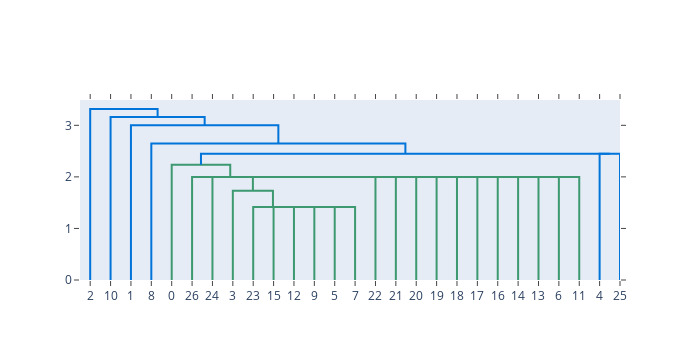

Here is the notebook cell this chart was saved with:
### Code cell
ff.create_dendrogram(model.group_membership(l=0)[0]).show()

### Figure 1 — Plotly figure (JSON) as saved in the notebook; plotly's stock layout.template omitted (floating-point values rounded to 4 significant figures)
{"data": [{"hoverinfo": "text", "marker": {"color": "rgb(61,153,112)"}, "mode": "lines", "type": "scatter", "x": [125, 125, 135, 135], "xaxis": "x", "y": [0, 1.414, 1.414, 0], "yaxis": "y"}, {"hoverinfo": "text", "marker": {"color": "rgb(61,153,112)"}, "mode": "lines", "type": "scatter", "x": [115, 115, 130, 130], "xaxis": "x", "y": [0, 1.414, 1.414, 1.414], "yaxis": "y"}, {"hoverinfo": "text", "marker": {"color": "rgb(61,153,112)"}, "mode": "lines", "type": "scatter", "x": [105, 105, 122.5, 122.5], "xaxis": "x", "y": [0, 1.414, 1.414, 1.414], "yaxis": "y"}, {"hoverinfo": "text", "marker": {"color": "rgb(61,153,112)"}, "mode": "lines", "type": "scatter", "x": [95, 95, 113.8, 113.8], "xaxis": "x", "y": [0, 1.414, 1.414, 1.414], "yaxis": "y"}, {"hoverinfo": "text", "marker": {"color": "rgb(61,153,112)"}, "mode": "lines", "type": "scatter", "x": [85, 85, 104.4, 104.4], "xaxis": "x", "y": [0, 1.414, 1.414, 1.414], "yaxis": "y"}, {"hoverinfo": "text", "marker": {"color": "rgb(61,153,112)"}, "mode": "lines", "type": "scatter", "x": [75, 75, 94.69, 94.69], "xaxis": "x", "y": [0, 1.732, 1.732, 1.414], "yaxis": "y"}, {"hoverinfo": "text", "marker": {"color": "rgb(61,153,112)"}, "mode": "lines", "type": "scatter", "x": [235, 235, 245, 245], "xaxis": "x", "y": [0, 2, 2, 0], "yaxis": "y"}, {"hoverinfo": "text", "marker": {"color": "rgb(61,153,112)"}, "mode": "lines", "type": "scatter", "x": [225, 225, 240, 240], "xaxis": "x", "y": [0, 2, 2, 2], "yaxis": "y"}, {"hoverinfo": "text", "marker": {"color": "rgb(61,153,112)"}, "mode": "lines", "type": "scatter", "x": [215, 215, 232.5, 232.5], "xaxis": "x", "y": [0, 2, 2, 2], "yaxis": "y"}, {"hoverinfo": "text", "marker": {"color": "rgb(61,153,112)"}, "mode": "lines", "type": "scatter", "x": [205, 205, 223.8, 223.8], "xaxis": "x", "y": [0, 2, 2, 2], "yaxis": "y"}, {"hoverinfo": "text", "marker": {"color": "rgb(61,153,112)"}, "mode": "lines", "type": "scatter", "x": [195, 195, 214.4, 214.4], "xaxis": "x", "y": [0, 2, 2, 2], "yaxis": "y"}, {"hoverinfo": "text", "marker": {"color": "rgb(61,153,112)"}, "mode": "lines", "type": "scatter", "x": [185, 185, 204.7, 204.7], "xaxis": "x", "y": [0, 2, 2, 2], "yaxis": "y"}, {"hoverinfo": "text", "marker": {"color": "rgb(61,153,112)"}, "mode": "lines", "type": "scatter", "x": [175, 175, 194.8, 194.8], "xaxis": "x", "y": [0, 2, 2, 2], "yaxis": "y"}, {"hoverinfo": "text", "marker": {"color": "rgb(61,153,112)"}, "mode": "lines", "type": "scatter", "x": [165, 165, 184.9, 184.9], "xaxis": "x", "y": [0, 2, 2, 2], "yaxis": "y"}, {"hoverinfo": "text", "marker": {"color": "rgb(61,153,112)"}, "mode": "lines", "type": "scatter", "x": [155, 155, 175.0, 175.0], "xaxis": "x", "y": [0, 2, 2, 2], "yaxis": "y"}, {"hoverinfo": "text", "marker": {"color": "rgb(61,153,112)"}, "mode": "lines", "type": "scatter", "x": [145, 145, 165.0, 165.0], "xaxis": "x", "y": [0, 2, 2, 2], "yaxis": "y"}, {"hoverinfo": "text", "marker": {"color": "rgb(61,153,112)"}, "mode": "lines", "type": "scatter", "x": [84.84, 84.84, 155.0, 155.0], "xaxis": "x", "y": [1.732, 2, 2, 2], "yaxis": "y"}, {"hoverinfo": "text", "marker": {"color": "rgb(61,153,112)"}, "mode": "lines", "type": "scatter", "x": [65, 65, 119.9, 119.9], "xaxis": "x", "y": [0, 2, 2, 2], "yaxis": "y"}, {"hoverinfo": "text", "marker": {"color": "rgb(61,153,112)"}, "mode": "lines", "type": "scatter", "x": [55, 55, 92.46, 92.46], "xaxis": "x", "y": [0, 2, 2, 2], "yaxis": "y"}, {"hoverinfo": "text", "marker": {"color": "rgb(61,153,112)"}, "mode": "lines", "type": "scatter", "x": [45, 45, 73.73, 73.73], "xaxis": "x", "y": [0, 2.236, 2.236, 2], "yaxis": "y"}, {"hoverinfo": "text", "marker": {"color": "rgb(0,116,217)"}, "mode": "lines", "type": "scatter", "x": [255, 255, 265, 265], "xaxis": "x", "y": [0, 2.449, 2.449, 0], "yaxis": "y"}, {"hoverinfo": "text", "marker": {"color": "rgb(0,116,217)"}, "mode": "lines", "type": "scatter", "x": [59.36, 59.36, 260, 260], "xaxis": "x", "y": [2.236, 2.449, 2.449, 2.449], "yaxis": "y"}, {"hoverinfo": "text", "marker": {"color": "rgb(0,116,217)"}, "mode": "lines", "type": "scatter", "x": [35, 35, 159.7, 159.7], "xaxis": "x", "y": [0, 2.646, 2.646, 2.449], "yaxis": "y"}, {"hoverinfo": "text", "marker": {"color": "rgb(0,116,217)"}, "mode": "lines", "type": "scatter", "x": [25, 25, 97.34, 97.34], "xaxis": "x", "y": [0, 3, 3, 2.646], "yaxis": "y"}, {"hoverinfo": "text", "marker": {"color": "rgb(0,116,217)"}, "mode": "lines", "type": "scatter", "x": [15, 15, 61.17, 61.17], "xaxis": "x", "y": [0, 3.162, 3.162, 3], "yaxis": "y"}, {"hoverinfo": "text", "marker": {"color": "rgb(0,116,217)"}, "mode": "lines", "type": "scatter", "x": [5, 5, 38.09, 38.09], "xaxis": "x", "y": [0, 3.317, 3.317, 3.162], "yaxis": "y"}], "layout": {"autosize": false, "dragmode": "pan", "height": 360, "hovermode": "closest", "showlegend": false, "width": 700, "xaxis": {"autorange": true, "mirror": "allticks", "range": [0, 265], "rangemode": "tozero", "showgrid": false, "showline": true, "showticklabels": true, "tickmode": "array", "ticks": "outside", "ticktext": ["2", "10", "1", "8", "0", "26", "24", "3", "23", "15", "12", "9", "5", "7", "22", "21", "20", "19", "18", "17", "16", "14", "13", "6", "11", "4", "25"], "tickvals": [5, 15, 25, 35, 45, 55, 65, 75, 85, 95, 105, 115, 125, 135, 145, 155, 165, 175, 185, 195, 205, 215, 225, 235, 245, 255, 265], "type": "linear", "zeroline": false}, "yaxis": {"autorange": true, "mirror": "allticks", "range": [0, 3.491], "rangemode": "tozero", "showgrid": false, "showline": true, "showticklabels": true, "ticks": "outside", "type": "linear", "zeroline": false}}}
